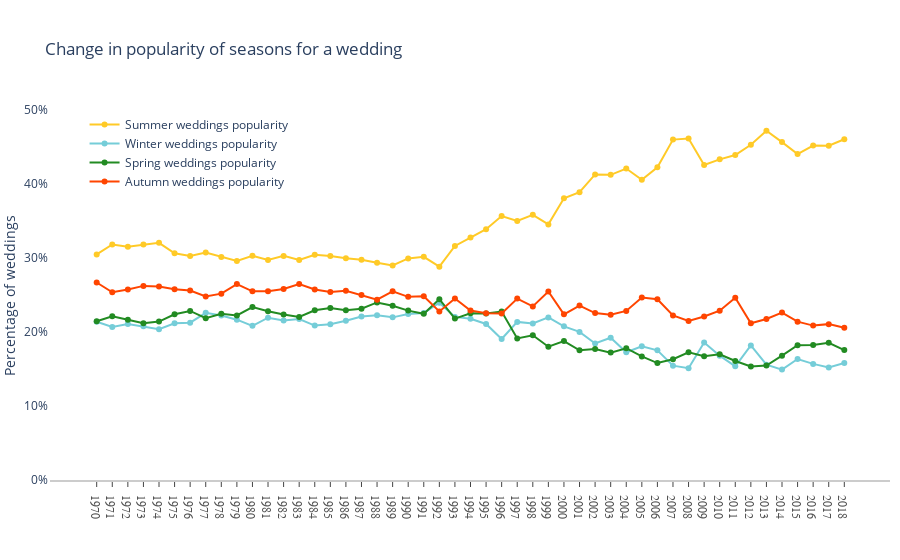

Here is the notebook cell this chart was saved with:
### Code cell
df_marriage_3['Summer weddings'] = df_marriage_3['June_percent'] +df_marriage_3['July_percent']+ df_marriage_3['August_percent']
df_marriage_3['Winter weddings'] = df_marriage_3['December_percent'] +df_marriage_3['January_percent']+ df_marriage_3['February_percent']
df_marriage_3['Spring weddings'] = df_marriage_3['March_percent'] +df_marriage_3['April_percent']+ df_marriage_3['May_percent']
df_marriage_3['Autumn weddings'] = df_marriage_3['September_percent'] +df_marriage_3['October_percent']+ df_marriage_3['November_percent']

fig = go.Figure()
fig = make_subplots()

fig.add_trace(go.Scatter(x=df_marriage_3['TIME'], y=df_marriage_3['Summer weddings'],
                    mode='lines+markers',
                    name='Summer weddings popularity',
                    line_color='rgb(255,202,39)'))

fig.add_trace(go.Scatter(x=df_marriage_3['TIME'], y=df_marriage_3['Winter weddings'],
                    mode='lines+markers',
                    name='Winter weddings popularity',
                    line_color='rgb(117,205,216)'))

fig.add_trace(go.Scatter(x=df_marriage_3['TIME'], y=df_marriage_3['Spring weddings'],
                    mode='lines+markers',
                    name='Spring weddings popularity',
                    line_color='rgb(34,139,34)'))

fig.add_trace(go.Scatter(x=df_marriage_3['TIME'], y=df_marriage_3['Autumn weddings'],
                    mode='lines+markers',
                    name='Autumn weddings popularity',
                    line_color='rgb(255, 69, 0)'))


# fig.update_yaxes(title_text="Marriages per 1,000 adults", secondary_y=True)
# fig.update_yaxes(title_text="Number of Marriages", secondary_y=False)
fig.update_yaxes(title_text="Percentage of weddings", secondary_y=False, range=[0, 0.5])

fig.update_layout(
    xaxis=dict(
        showline=True,
        showgrid=False,
        showticklabels=True,
        type = 'category',
        linecolor='rgb(204, 204, 204)',
        linewidth=2,
        ticks='outside',
        tickfont=dict(
            family='Arial',
            size=12,
            color='rgb(82, 82, 82)',
        ),
    ),
    yaxis=dict(
        showgrid=True,
        zeroline=True,
        showline=True,
        tickformat = '.0%',
        showticklabels=True,
    ),
    autosize=True,
    margin=dict(
        autoexpand=True,
        l=20,
        r=10,
        t=110,
    ),
    showlegend=True,
    legend=dict(x=0.04, y=1.),
    plot_bgcolor='white',
    title = 'Change in popularity of seasons for a wedding'
)

fig.show()

# py.plot(fig, filename = '', auto_open=True) - uncomment and inpute your filename if you want to export to chart-studio.plot.ly.

### Figure 1 — Plotly figure (JSON) as saved in the notebook; plotly's stock layout.template omitted (floating-point values rounded to 4 significant figures)
{"data": [{"line": {"color": "rgb(255,202,39)"}, "mode": "lines+markers", "name": "Summer weddings popularity", "type": "scatter", "x": [1970, 1971, 1972, 1973, 1974, 1975, 1976, 1977, 1978, 1979, 1980, 1981, 1982, 1983, 1984, 1985, 1986, 1987, 1988, 1989, 1990, 1991, 1992, 1993, 1994, 1995, 1996, 1997, 1998, 1999, 2000, 2001, 2002, 2003, 2004, 2005, 2006, 2007, 2008, 2009, 2010, 2011, 2012, 2013, 2014, 2015, 2016, 2017, 2018], "y": [0.3049, 0.3183, 0.3153, 0.3181, 0.3205, 0.3064, 0.3028, 0.3075, 0.3013, 0.2961, 0.3031, 0.2975, 0.3029, 0.2974, 0.3045, 0.3029, 0.2995, 0.2976, 0.2937, 0.2899, 0.2994, 0.3016, 0.2882, 0.3163, 0.3276, 0.3389, 0.3567, 0.35, 0.3584, 0.3454, 0.3807, 0.3889, 0.413, 0.4124, 0.4209, 0.4058, 0.4225, 0.46, 0.4614, 0.4258, 0.4333, 0.4392, 0.453, 0.4719, 0.4566, 0.4405, 0.4519, 0.4518, 0.4605]}, {"line": {"color": "rgb(117,205,216)"}, "mode": "lines+markers", "name": "Winter weddings popularity", "type": "scatter", "x": [1970, 1971, 1972, 1973, 1974, 1975, 1976, 1977, 1978, 1979, 1980, 1981, 1982, 1983, 1984, 1985, 1986, 1987, 1988, 1989, 1990, 1991, 1992, 1993, 1994, 1995, 1996, 1997, 1998, 1999, 2000, 2001, 2002, 2003, 2004, 2005, 2006, 2007, 2008, 2009, 2010, 2011, 2012, 2013, 2014, 2015, 2016, 2017, 2018], "y": [0.2138, 0.2068, 0.2107, 0.2078, 0.2039, 0.2118, 0.2126, 0.2259, 0.2222, 0.2167, 0.2083, 0.2193, 0.2155, 0.2175, 0.2087, 0.2105, 0.2152, 0.2209, 0.2226, 0.2198, 0.2242, 0.2255, 0.2396, 0.2204, 0.2179, 0.2108, 0.1905, 0.2136, 0.2114, 0.2197, 0.2077, 0.2001, 0.1845, 0.1923, 0.1726, 0.1807, 0.1753, 0.1545, 0.1511, 0.1859, 0.168, 0.1537, 0.1819, 0.1558, 0.1492, 0.1635, 0.1569, 0.1522, 0.1581]}, {"line": {"color": "rgb(34,139,34)"}, "mode": "lines+markers", "name": "Spring weddings popularity", "type": "scatter", "x": [1970, 1971, 1972, 1973, 1974, 1975, 1976, 1977, 1978, 1979, 1980, 1981, 1982, 1983, 1984, 1985, 1986, 1987, 1988, 1989, 1990, 1991, 1992, 1993, 1994, 1995, 1996, 1997, 1998, 1999, 2000, 2001, 2002, 2003, 2004, 2005, 2006, 2007, 2008, 2009, 2010, 2011, 2012, 2013, 2014, 2015, 2016, 2017, 2018], "y": [0.2145, 0.2212, 0.2166, 0.2118, 0.2141, 0.2239, 0.2285, 0.2187, 0.2246, 0.2225, 0.2336, 0.228, 0.2235, 0.2203, 0.2294, 0.2325, 0.2295, 0.2315, 0.24, 0.2354, 0.2289, 0.2245, 0.2444, 0.2181, 0.2254, 0.2251, 0.2277, 0.1913, 0.1956, 0.1801, 0.1878, 0.1753, 0.177, 0.1721, 0.1781, 0.167, 0.158, 0.1632, 0.1725, 0.1673, 0.17, 0.1608, 0.1534, 0.1547, 0.168, 0.1821, 0.1825, 0.1854, 0.1756]}, {"line": {"color": "rgb(255, 69, 0)"}, "mode": "lines+markers", "name": "Autumn weddings popularity", "type": "scatter", "x": [1970, 1971, 1972, 1973, 1974, 1975, 1976, 1977, 1978, 1979, 1980, 1981, 1982, 1983, 1984, 1985, 1986, 1987, 1988, 1989, 1990, 1991, 1992, 1993, 1994, 1995, 1996, 1997, 1998, 1999, 2000, 2001, 2002, 2003, 2004, 2005, 2006, 2007, 2008, 2009, 2010, 2011, 2012, 2013, 2014, 2015, 2016, 2017, 2018], "y": [0.2669, 0.2537, 0.2573, 0.2623, 0.2615, 0.2579, 0.2561, 0.2479, 0.2518, 0.2648, 0.2549, 0.2552, 0.2581, 0.2648, 0.2574, 0.2542, 0.2558, 0.25, 0.2437, 0.2549, 0.2475, 0.2483, 0.2278, 0.2452, 0.2291, 0.2252, 0.2251, 0.2451, 0.2346, 0.2547, 0.2239, 0.2357, 0.2255, 0.2232, 0.2285, 0.2465, 0.2442, 0.2223, 0.215, 0.221, 0.2288, 0.2464, 0.2118, 0.2176, 0.2262, 0.2139, 0.2086, 0.2106, 0.2058]}], "layout": {"autosize": true, "legend": {"x": 0.04, "y": 1}, "margin": {"autoexpand": true, "l": 20, "r": 10, "t": 110}, "plot_bgcolor": "white", "showlegend": true, "title": {"text": "Change in popularity of seasons for a wedding"}, "xaxis": {"anchor": "y", "domain": [0, 1], "linecolor": "rgb(204, 204, 204)", "linewidth": 2, "showgrid": false, "showline": true, "showticklabels": true, "tickfont": {"color": "rgb(82, 82, 82)", "family": "Arial", "size": 12}, "ticks": "outside", "type": "category"}, "yaxis": {"anchor": "x", "domain": [0, 1], "range": [0, 0.5], "showgrid": true, "showline": true, "showticklabels": true, "tickformat": ".0%", "title": {"text": "Percentage of weddings"}, "zeroline": true}}}
